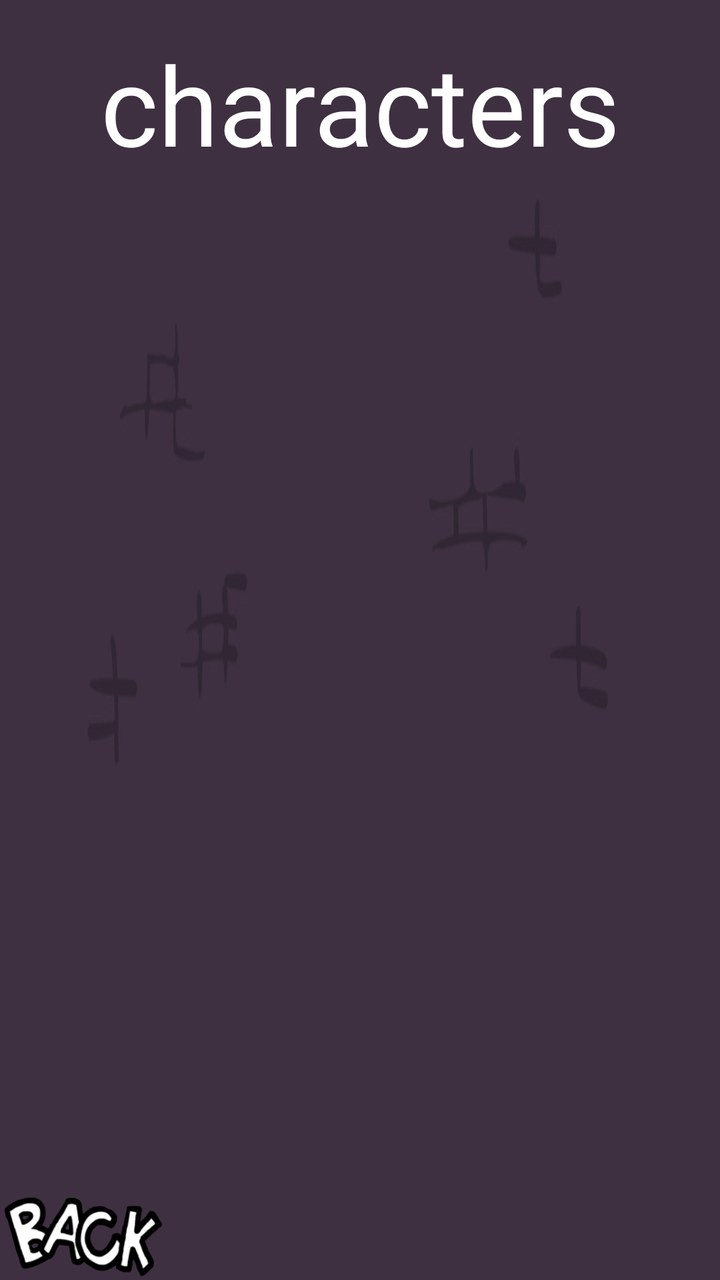
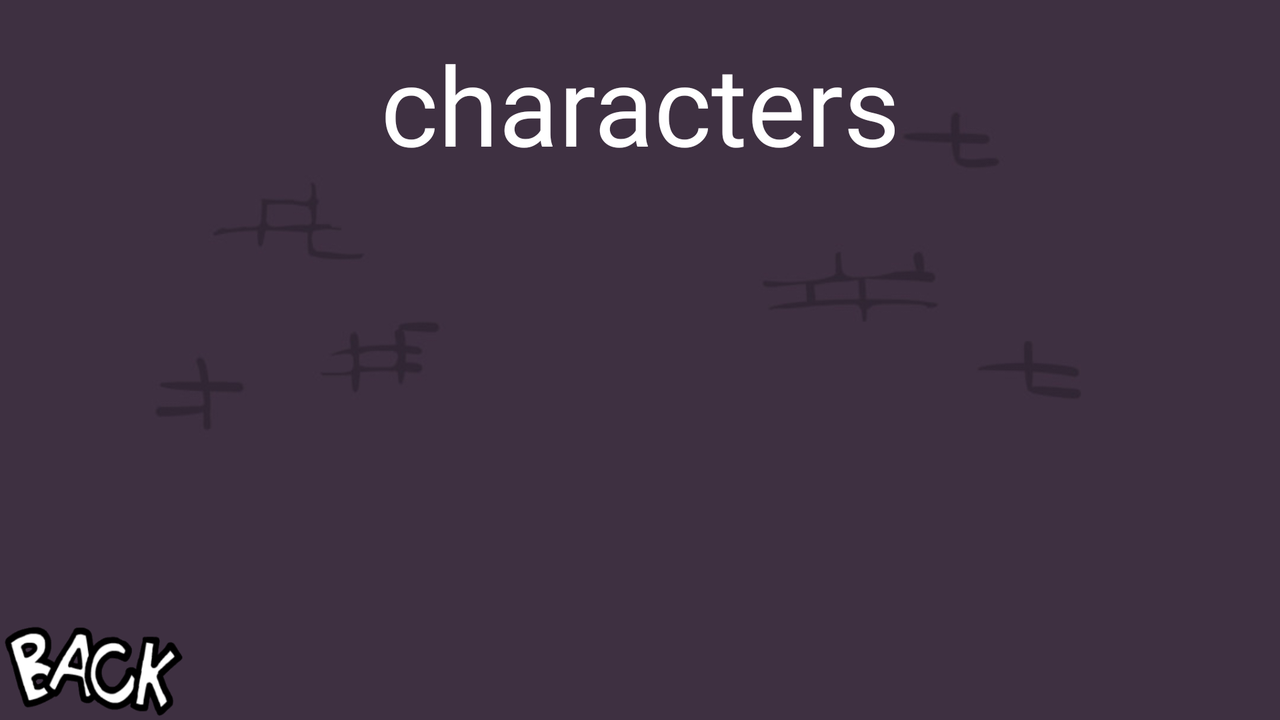

One screen, two layout resources from the same app: the default and the repository's alternative for another configuration. Each is rendered where Android would select it; the XML of both is given below.
<!-- AndroidManifest.xml: application theme Theme.FNFPlaygroundRemake -->
<!-- res/layout/fragment_fullscreen_choose_character.xml -->
<?xml version="1.0" encoding="utf-8"?>
<LinearLayout xmlns:android="http://schemas.android.com/apk/res/android"
    xmlns:tools="http://schemas.android.com/tools"
    android:orientation="vertical"
    android:layout_width="match_parent"
    android:layout_height="match_parent"
    android:background="@color/black"
    android:theme="@style/ThemeOverlay.FNFPlaygroundRemake.FullscreenContainer"
    tools:context="fnf.playground.fragments.FullscreenFragmentChooseCharacter">

    <LinearLayout
        android:layout_width="match_parent"
        android:layout_height="match_parent"
        android:orientation="vertical"
        android:layout_weight="1"
        android:background="@drawable/stageback"
        >

        <TextView
            android:id="@+id/twOfficialChar"
            android:layout_width="match_parent"
            android:layout_height="wrap_content"
            android:layout_margin="15dp"
            android:fontFamily="@font/vtc_garage_sale_outlined"
            android:text="characters"
            android:textAlignment="center"
            android:textColor="@color/white"
            android:textSize="55sp" />

        <GridView
            android:id="@+id/coverFlowOfficialCharacters"
            android:layout_width="wrap_content"
            android:layout_height="match_parent"


            android:layout_weight="1"


            android:numColumns="auto_fit" />
        <ImageButton
            android:id="@+id/imageButtonBack"
            android:soundEffectsEnabled="false"
            android:layout_width="match_parent"
            android:layout_height="match_parent"
            android:layout_weight="4"
            android:layout_gravity="left"
            android:scaleType="fitStart"
            android:background="#0000"
            android:src="@drawable/back_btn" />



    </LinearLayout>



</LinearLayout>
<!-- resources referenced by this layout -->
<resources>
  <color name="black">#FF000000</color>
  <color name="white">#FFFFFFFF</color>
  <!-- drawable back_btn (drawable) -->
  <?xml version="1.0" encoding="utf-8"?>
  <selector xmlns:android="http://schemas.android.com/apk/res/android">
      <item android:state_pressed="true" android:drawable="@drawable/back_pressed" />
      <item android:drawable="@drawable/back" />
  
  </selector>
  <!-- drawable stageback: jpg bitmap (drawable-v24, 10843 bytes) -->
  <style name="ThemeOverlay.FNFPlaygroundRemake.FullscreenContainer" parent="">
          <item name="fullscreenBackgroundColor">@color/light_blue_600</item>
          <item name="fullscreenTextColor">@color/light_blue_A200</item>
      </style>
  <style name="Theme.FNFPlaygroundRemake" parent="Theme.MaterialComponents.DayNight.DarkActionBar">
          
          <item name="colorPrimary">@color/purple_500</item>
          <item name="colorPrimaryVariant">@color/purple_700</item>
          <item name="colorOnPrimary">@color/white</item>
          
          <item name="colorSecondary">@color/teal_200</item>
          <item name="colorSecondaryVariant">@color/teal_700</item>
          <item name="colorOnSecondary">@color/black</item>
          
          <item name="android:statusBarColor" tools:targetApi="l">?attr/colorPrimaryVariant</item>
          
      </style>
  <!-- drawable back_pressed: png bitmap (drawable, 30948 bytes) -->
  <!-- drawable back: png bitmap (drawable, 33625 bytes) -->
  <color name="light_blue_600">#FF039BE5</color>
  <color name="light_blue_A200">#FF40C4FF</color>
  <color name="purple_500">#FF6200EE</color>
  <color name="purple_700">#FF3700B3</color>
  <color name="teal_200">#FF03DAC5</color>
  <color name="teal_700">#FF018786</color>
</resources>
<!-- res/layout-land/fragment_fullscreen_choose_character.xml (the repository's variant of the layout above) -->
<!-- drawn on the phone turned sideways -->
<?xml version="1.0" encoding="utf-8"?>
<LinearLayout xmlns:android="http://schemas.android.com/apk/res/android"
    xmlns:tools="http://schemas.android.com/tools"
    xmlns:coverflow="http://schemas.android.com/apk/res-auto"
    android:orientation="horizontal"
    android:layout_width="match_parent"
    android:layout_height="match_parent"
    android:background="@color/black"
    android:theme="@style/ThemeOverlay.FNFPlayground.FullscreenContainer"
    tools:context="fnf.playground.fragments.FullscreenFragmentChooseCharacter">

    <LinearLayout
        android:layout_width="match_parent"
        android:layout_height="match_parent"
        android:orientation="vertical"
        android:layout_weight="1"
        android:background="@drawable/stageback"
        >

        <TextView
            android:id="@+id/twOfficialChar"
            android:layout_width="match_parent"
            android:layout_height="wrap_content"
            android:layout_margin="15dp"
            android:fontFamily="@font/vtc_garage_sale_outlined"
            android:text="characters"
            android:textAlignment="center"
            android:textColor="@color/white"
            android:textSize="55sp" />

        <GridView
            android:id="@+id/coverFlowOfficialCharacters"
            android:layout_width="match_parent"
            android:layout_height="match_parent"
            android:layout_weight="1"
            android:gravity="center"
            android:columnWidth="85dp"


            android:numColumns="auto_fit" />
        <ImageButton
            android:id="@+id/imageButtonBack"
            android:soundEffectsEnabled="false"
            android:layout_width="match_parent"
            android:layout_height="match_parent"
            android:layout_weight="2"
            android:layout_gravity="left"
            android:scaleType="fitStart"
            android:background="#0000"
            android:src="@drawable/back_btn" />



    </LinearLayout>


</LinearLayout>
<!-- resources referenced by the variant -->
<!-- as the phone turned sideways resolves them -->
<resources>
  <color name="black">#FF000000</color>
  <color name="white">#FFFFFFFF</color>
  <!-- drawable back_btn (drawable) -->
  <?xml version="1.0" encoding="utf-8"?>
  <selector xmlns:android="http://schemas.android.com/apk/res/android">
      <item android:state_pressed="true" android:drawable="@drawable/back_pressed" />
      <item android:drawable="@drawable/back" />
  
  </selector>
  <!-- drawable stageback: jpg bitmap (drawable-v24, 10843 bytes) -->
  <!-- from res/values-night/ (not used when drawing this layout) -->
  <style name="ThemeOverlay.FNFPlayground.FullscreenContainer" parent="">
          <item name="fullscreenBackgroundColor">@color/light_blue_900</item>
          <item name="fullscreenTextColor">@color/light_blue_A400</item>
      </style>
  <style name="Theme.FNFPlaygroundRemake" parent="Theme.MaterialComponents.DayNight.DarkActionBar">
          
          <item name="colorPrimary">@color/purple_500</item>
          <item name="colorPrimaryVariant">@color/purple_700</item>
          <item name="colorOnPrimary">@color/white</item>
          
          <item name="colorSecondary">@color/teal_200</item>
          <item name="colorSecondaryVariant">@color/teal_700</item>
          <item name="colorOnSecondary">@color/black</item>
          
          <item name="android:statusBarColor" tools:targetApi="l">?attr/colorPrimaryVariant</item>
          
      </style>
  <!-- drawable back_pressed: png bitmap (drawable, 30948 bytes) -->
  <!-- drawable back: png bitmap (drawable, 33625 bytes) -->
  <color name="light_blue_900">#FF01579B</color>
  <color name="light_blue_A400">#FF00B0FF</color>
  <color name="purple_500">#FF6200EE</color>
  <color name="purple_700">#FF3700B3</color>
  <color name="teal_200">#FF03DAC5</color>
  <color name="teal_700">#FF018786</color>
</resources>
